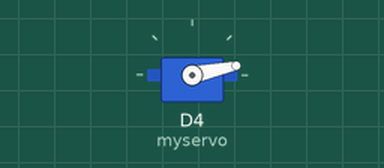
This sketch was run on a simulated ESP8266 (NodeMCU). Shown: servo.

Above: at 0.05 s.
At 0.35 s:
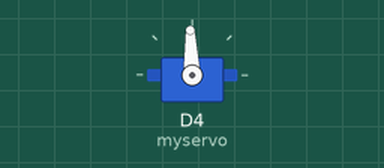
At 0.65 s:
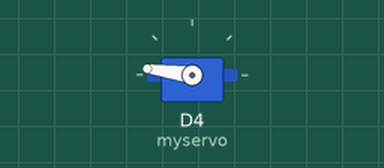
At 1.3 s:
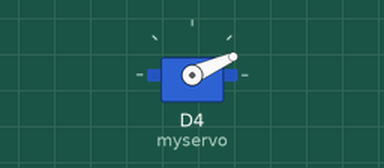
Timing chart, 0 to 3.2 s (numbered marks = the images above):
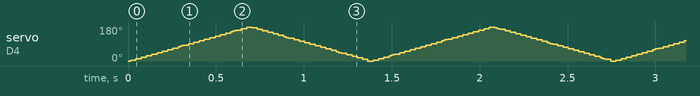

The sketch:

servo_sweep_test.ino
```cpp
#include <Servo.h>

Servo myservo;  // create servo object to control a servo
                // twelve servo objects can be created on most boards


void setup()
{
  myservo.attach(D4);  // attaches the servo on GIO2 to the servo object
}

void loop()
{
  int pos;

  for(pos = 0; pos <= 180; pos += 4) // goes from 0 degrees to 180 degrees
  {                                  // in steps of 1 degree
    myservo.write(pos);              // tell servo to go to position in variable 'pos'
    delay(15);                       // waits 15ms for the servo to reach the position
  }
  for(pos = 180; pos>=0; pos-=4)     // goes from 180 degrees to 0 degrees
  {
    myservo.write(pos);              // tell servo to go to position in variable 'pos'
    delay(15);                       // waits 15ms for the servo to reach the position
  }
}
```
